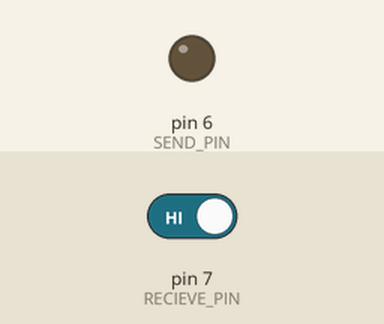
This sketch was run on a simulated Arduino Uno, built with avr-gcc and run on an emulated ATmega328P. Parts: output pins drawn as LEDs (lit = HIGH). The test bench sets the inputs (shaded band); at power-on: pin 7 (RECIEVE_PIN) HIGH. What the sketch prints to the serial monitor is not drawn.

Above: at 1.2 s.
1.3 s: pin 7 (RECIEVE_PIN) driven LOW
At 2.0 s:
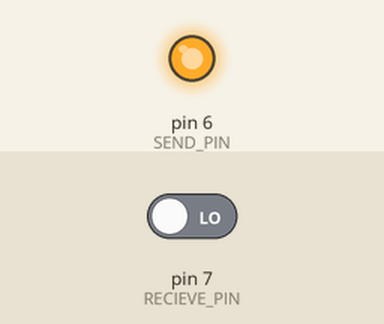
2.8 s: pin 7 (RECIEVE_PIN) driven HIGH
At 4.2 s:
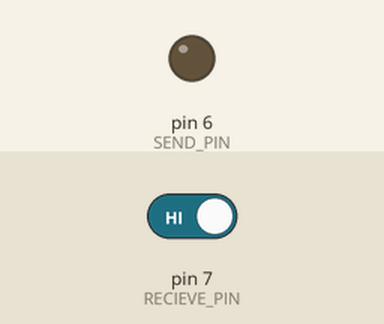
Timing chart, 0 to 5.8 s (numbered marks = the images above; inputs shaded):
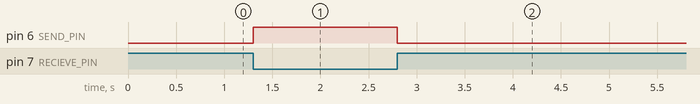

The sketch:

excercise_3.2_capacitive_sensors.ino
```cpp
const uint8_t SEND_PIN = 6;
const uint8_t RECIEVE_PIN = 7; // foil to touch

void setup() {
  // put your setup code here, to run once:
  Serial.begin(9600);

  pinMode(SEND_PIN, OUTPUT);

  Serial.println("Capacitive sensor:");
}

void loop() {
  long time = 0;
  pinMode(RECIEVE_PIN, OUTPUT);
  digitalWrite(RECIEVE_PIN, LOW);
  digitalWrite(SEND_PIN, LOW);
  delayMicroseconds(10);
  pinMode(RECIEVE_PIN, INPUT);

  digitalWrite(SEND_PIN, HIGH);
  while(digitalRead(RECIEVE_PIN) == LOW){
    time++;
  }

  digitalWrite(SEND_PIN, LOW);
  Serial.println(time);

  delay(100);
}
```

Measured:
- after the input at 1.3 s, pin 6 (SEND_PIN): LOW → HIGH at once
- after the input at 2.8 s, pin 6 (SEND_PIN): HIGH → LOW at once
